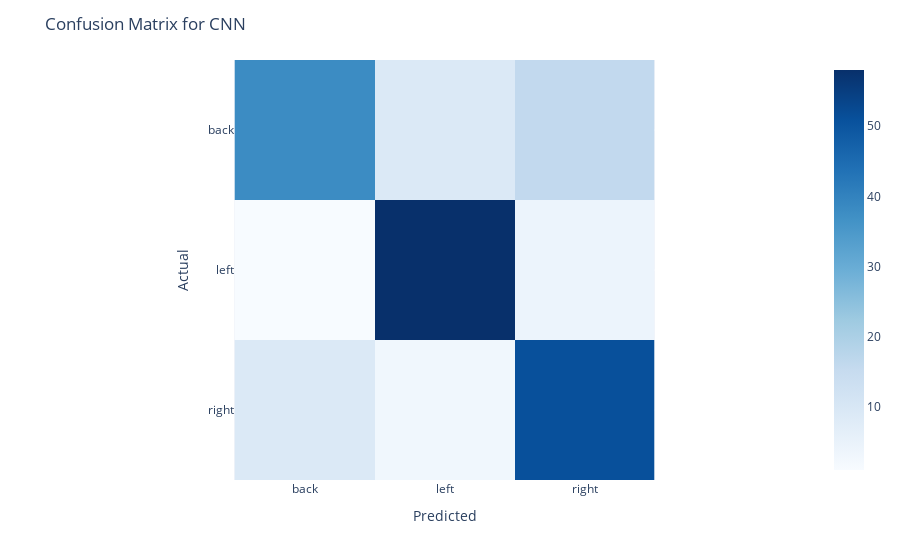

Source (notebook cell):
### Code cell
# Create a confusion matrix
confusion_matrix = tf.math.confusion_matrix(labels=y_total_max, predictions=y_pred_max).numpy()
# Create a dataframe from the confusion matrix
confusion_matrix = pd.DataFrame(confusion_matrix, index=['back', 'left', 'right'], columns=['back', 'left', 'right'])
# Plot the confusion matrix
fig = px.imshow(confusion_matrix, color_continuous_scale='Blues')
fig.update_layout(
    title='Confusion Matrix for CNN',
    xaxis_title='Predicted',
    yaxis_title='Actual',
)

### Figure 1 — Plotly figure (JSON) as saved in the notebook; plotly's stock layout.template omitted (floating-point values rounded to 4 significant figures)
{"data": [{"coloraxis": "coloraxis", "hovertemplate": "x: %{x}<br>y: %{y}<br>color: %{z}<extra></extra>", "name": "0", "type": "heatmap", "x": ["back", "left", "right"], "xaxis": "x", "y": ["back", "left", "right"], "yaxis": "y", "z": [[38, 9, 16], [1, 58, 4], [9, 3, 51]]}], "layout": {"coloraxis": {"colorscale": [[0, "rgb(247,251,255)"], [0.125, "rgb(222,235,247)"], [0.25, "rgb(198,219,239)"], [0.375, "rgb(158,202,225)"], [0.5, "rgb(107,174,214)"], [0.625, "rgb(66,146,198)"], [0.75, "rgb(33,113,181)"], [0.875, "rgb(8,81,156)"], [1, "rgb(8,48,107)"]]}, "margin": {"t": 60}, "title": {"text": "Confusion Matrix for CNN"}, "xaxis": {"anchor": "y", "constrain": "domain", "domain": [0, 1], "scaleanchor": "y", "title": {"text": "Predicted"}}, "yaxis": {"anchor": "x", "autorange": "reversed", "constrain": "domain", "domain": [0, 1], "title": {"text": "Actual"}}}}
